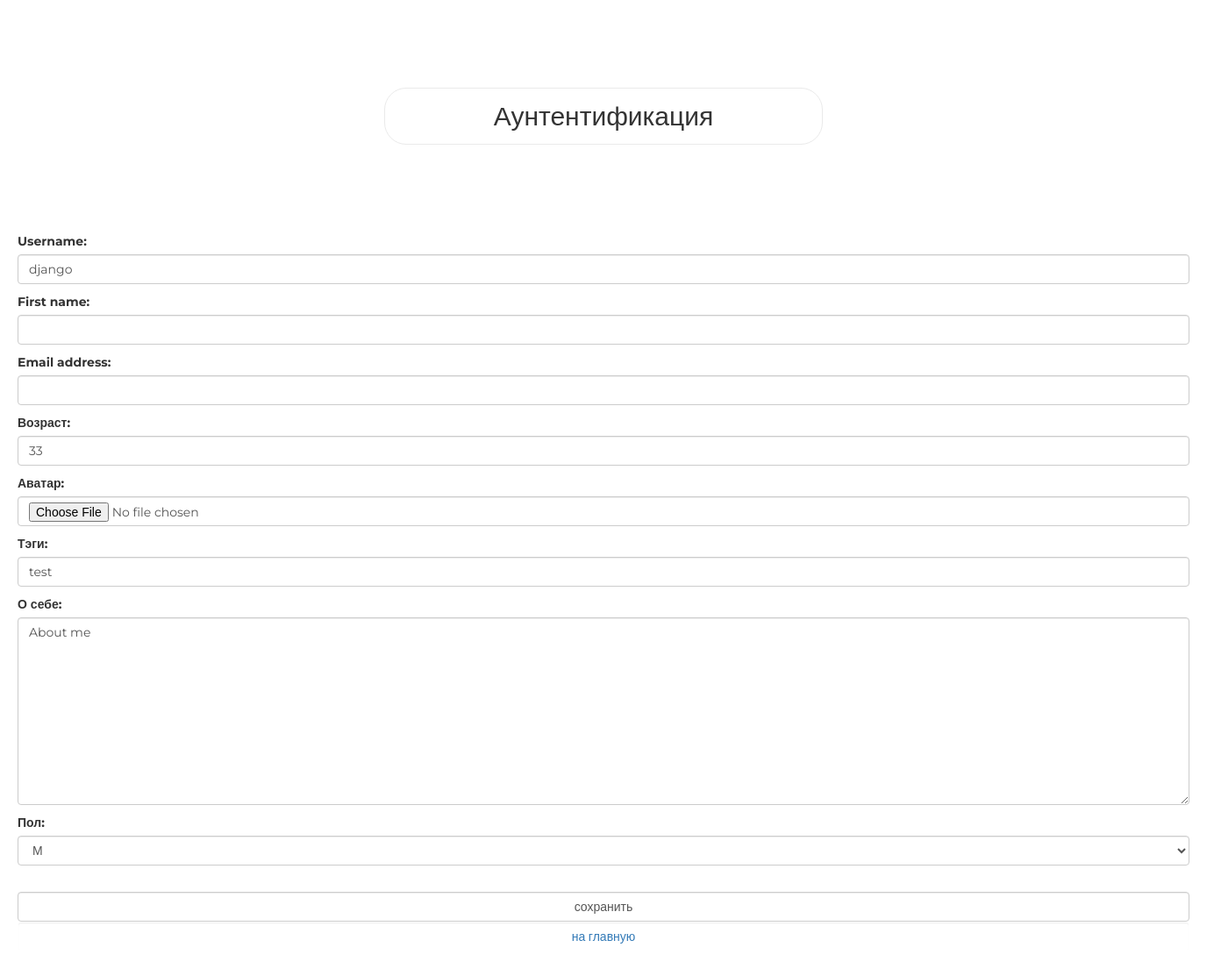
Screenshot of /auth/edit/ (signed in) with the database file from the repository.
### authapp/models.py (models this page shows, shortened)
class ShopUser(AbstractUser):
    avatar = models.ImageField(upload_to='users_avatar', blank=True, verbose_name='аватар')
    age = models.PositiveIntegerField(verbose_name='возраст', default=18)
    activation_key = models.CharField(max_length=128, blank=True, verbose_name='ключ подтверждения')
    activation_key_expires = models.DateTimeField(verbose_name='актуальность ключа',
                                                  default=(now() + timedelta(hours=48)))

class ShopUserProfile(models.Model):
    MALE = 'М'
    FEMALE = 'Ж'
    GENDER_CHOICES = (
        (MALE, 'М'),
        (FEMALE, 'Ж')
    )
    user = models.OneToOneField(ShopUser, unique=True, null=False, db_index=True, on_delete=models.CASCADE)
    tagline = models.CharField(max_length=128, blank=True, verbose_name='тэги')
    about_me = models.TextField(blank=True, verbose_name='о себе')
    gender = models.CharField(max_length=1, blank=True, choices=GENDER_CHOICES, verbose_name='пол')
    address = models.TextField(max_length=512, blank=True, verbose_name='адрес')

### authapp/views.py (the view)
# urls.py: path('edit/', authapp.edit, name='edit'),
@transaction.atomic
def edit(request):
    title_edit = 'Изменение данных'
    if request.method == 'POST':
        edit_form = ShopUserEditForm(request.POST, request.FILES, instance=request.user)
        profile_edit_form = ShopUserProfileEditForm(request.POST, instance=request.user.shopuserprofile)
        if edit_form.is_valid() and profile_edit_form.is_valid():
            edit_form.save()
            return HttpResponseRedirect(reverse('authapp:edit'))
    else:
        edit_form = ShopUserEditForm(instance=request.user)
        profile_edit_form = ShopUserProfileEditForm(instance=request.user.shopuserprofile)
    content = {'title': title_edit, 'edit_form': edit_form, 'profile_form': profile_edit_form}
    return render(request, 'authapp/edit.html', content)

### authapp/forms.py (shortened to what this page needs)
class ShopUserEditForm(UserChangeForm):
    class Meta:
        model = ShopUser
        fields = ('username', 'first_name', 'password', 'email', 'age', 'avatar')
    def __init__(self, *args, **kwargs):
        super().__init__(*args, **kwargs)
        for field_name, field in self.fields.items():
            field.widget.attrs['class'] = 'form-control'
            field.help_text = ''
            if field_name == 'password':
                field.widget = forms.HiddenInput()

class ShopUserProfileEditForm(forms.ModelForm):
    class Meta:
        model = ShopUserProfile
        fields = ('tagline', 'about_me', 'gender', )
    def __init__(self, *args, **kwargs):
        super().__init__(*args, **kwargs)
        for field_name, field in self.fields.items():
            field.widget.attrs['class'] = 'form-control'
            field.help_text = ''

### mainapp/context_processors.py (called while the page is built)
def basket(request):
    basket_item = []
    if request.user.is_authenticated:
        basket_item = Basket.objects.filter(user=request.user)
    return {'basket': basket_item}

### authapp/templates/authapp/edit.html (shortened to what this page needs)
{% extends 'authapp/base.html' %}
{% load static %}
{% block content %}
    <form class="form-horizontal" action="{% url 'auth:edit' %}" method="post" enctype="multipart/form-data">
        {{ edit_form.as_p }}
        {{ profile_form.as_p }}
        <br>
        <input class="form-control" type="submit" value="сохранить">
    </form>
    <button class="btn btn-round form-control last">
        <a href="{% url 'main' %}" class="">
            на главную
        </a>
    </button>
    <div class="user_avatar"><img src="/media/{{ user.avatar }}" alt=""></div>
{% endblock %}

### static/css/style.css (style rules this page uses)
* { margin: 0; padding: 0; }
button.last { margin-bottom: 10px; }
body { font-family: 'Montserrat', sans-serif; }
html, body { height: 100%; }

### rows the page displays
ShopUser: username "django", age "33"
ShopUserProfile: tagline "test", about_me "About me", gender "М"
